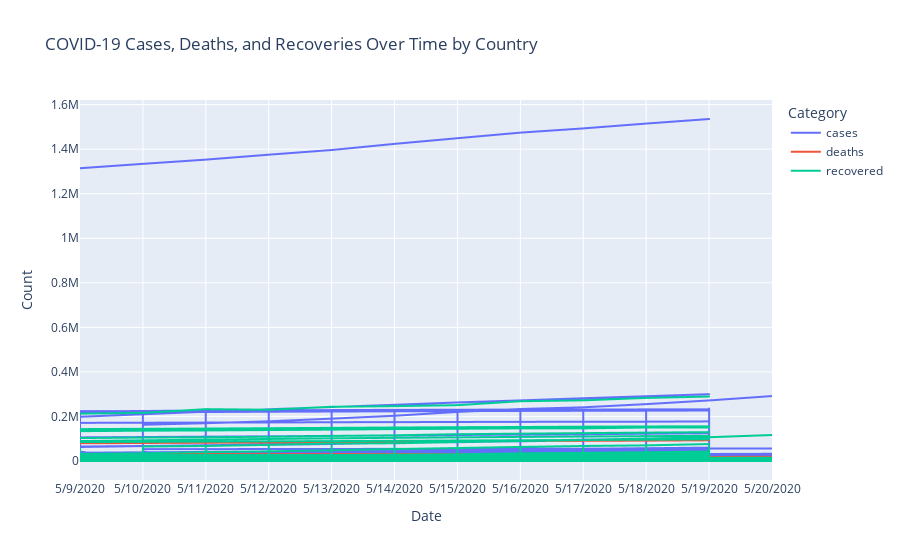

The notebook cell saved with this chart:
### Code cell
# Rename columns to match the Plotly Express line plot
covid_data.rename(columns={'Date': 'date', 'Country/Region': 'country', 'Confirmed': 'cases', 'Deaths': 'deaths', 'Recovered': 'recovered'}, inplace=True)

# Melt the dataframe to have a single 'value' column and a 'variable' column
melted_data = covid_data.melt(id_vars=['date', 'country'], value_vars=['cases', 'deaths', 'recovered'], var_name='Category', value_name='Count')

# Create the line plot
fig = px.line(melted_data, x='date', y='Count', color='Category', line_group='country',
              labels={'Count': 'Count', 'date': 'Date'},
              title='COVID-19 Cases, Deaths, and Recoveries Over Time by Country')

# Customize the layout
fig.update_layout(xaxis_title='Date', yaxis_title='Count', legend_title='Category')

# Display the plot
fig.show()
